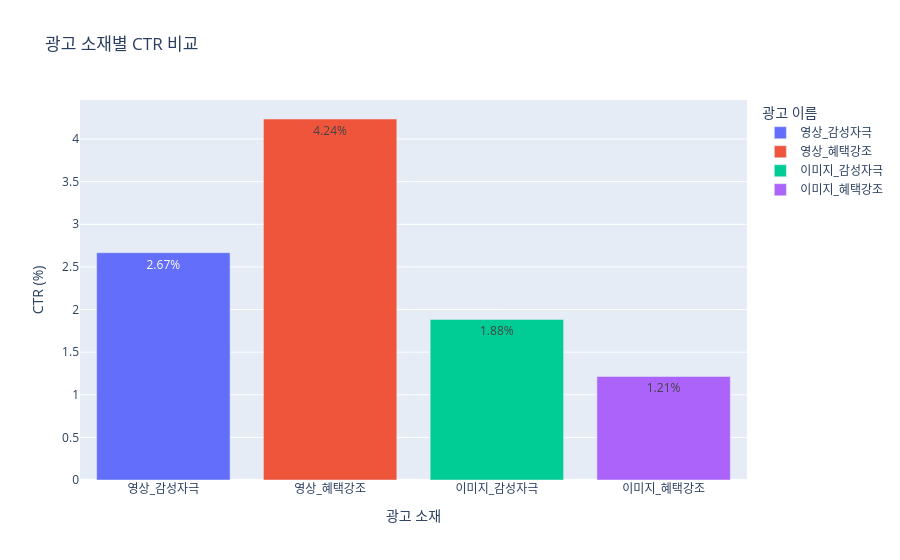

Here is the notebook cell this chart was saved with:
### Code cell
fig = px.bar(
    creative,
    x="광고 이름",
    y="CTR",
    color="광고 이름",
    text_auto=".2f",
    title="광고 소재별 CTR 비교"
)

fig.update_traces(texttemplate="%{y:,.2f}%")

fig.update_layout(
    xaxis_title="광고 소재",
    yaxis_title="CTR (%)"
)

fig.show()

# 데이터는 단일 요소만 가지고 비즈니스 의사결정을 하면 절대 안 됨!

### Figure 1 — Plotly figure (JSON) as saved in the notebook; plotly's stock layout.template omitted (floating-point values rounded to 4 significant figures)
{"data": [{"hovertemplate": "광고 이름=%{x}<br>CTR=%{y}<extra></extra>", "legendgroup": "영상_감성자극", "marker": {"color": "#636efa", "pattern": {"shape": ""}}, "name": "영상_감성자극", "orientation": "v", "showlegend": true, "textposition": "auto", "texttemplate": "%{y:,.2f}%", "type": "bar", "x": ["영상_감성자극"], "xaxis": "x", "y": [2.667], "yaxis": "y"}, {"hovertemplate": "광고 이름=%{x}<br>CTR=%{y}<extra></extra>", "legendgroup": "영상_혜택강조", "marker": {"color": "#EF553B", "pattern": {"shape": ""}}, "name": "영상_혜택강조", "orientation": "v", "showlegend": true, "textposition": "auto", "texttemplate": "%{y:,.2f}%", "type": "bar", "x": ["영상_혜택강조"], "xaxis": "x", "y": [4.235], "yaxis": "y"}, {"hovertemplate": "광고 이름=%{x}<br>CTR=%{y}<extra></extra>", "legendgroup": "이미지_감성자극", "marker": {"color": "#00cc96", "pattern": {"shape": ""}}, "name": "이미지_감성자극", "orientation": "v", "showlegend": true, "textposition": "auto", "texttemplate": "%{y:,.2f}%", "type": "bar", "x": ["이미지_감성자극"], "xaxis": "x", "y": [1.884], "yaxis": "y"}, {"hovertemplate": "광고 이름=%{x}<br>CTR=%{y}<extra></extra>", "legendgroup": "이미지_혜택강조", "marker": {"color": "#ab63fa", "pattern": {"shape": ""}}, "name": "이미지_혜택강조", "orientation": "v", "showlegend": true, "textposition": "auto", "texttemplate": "%{y:,.2f}%", "type": "bar", "x": ["이미지_혜택강조"], "xaxis": "x", "y": [1.215], "yaxis": "y"}], "layout": {"barmode": "relative", "legend": {"title": {"text": "광고 이름"}, "tracegroupgap": 0}, "title": {"text": "광고 소재별 CTR 비교"}, "xaxis": {"anchor": "y", "categoryarray": ["영상_감성자극", "영상_혜택강조", "이미지_감성자극", "이미지_혜택강조"], "categoryorder": "array", "domain": [0, 1], "title": {"text": "광고 소재"}}, "yaxis": {"anchor": "x", "domain": [0, 1], "title": {"text": "CTR (%)"}}}}
